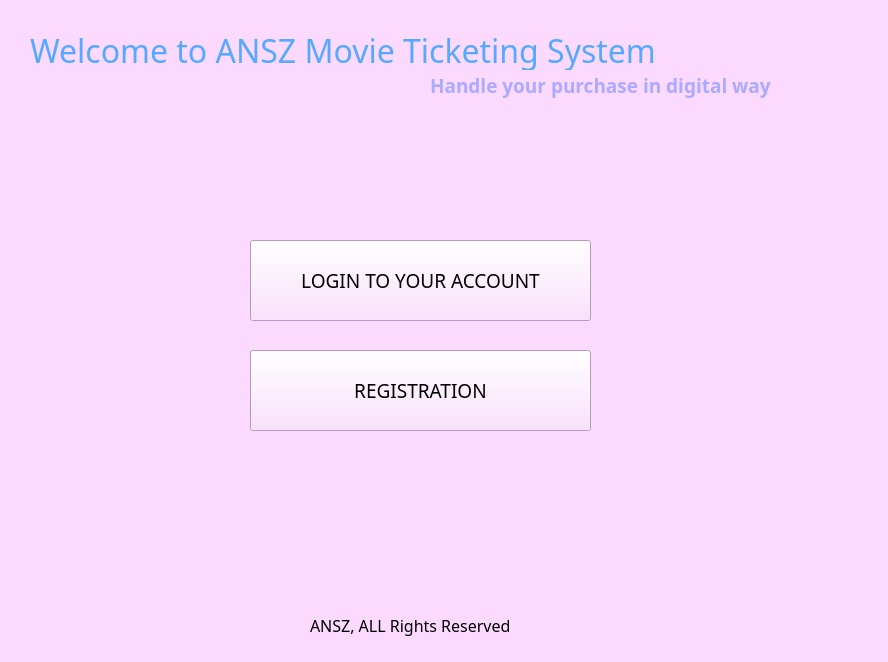
<?xml version="1.0" encoding="UTF-8"?>
<ui version="4.0">
 <class>home_window</class>
 <widget class="QMainWindow" name="home_window">
  <property name="geometry">
   <rect>
    <x>0</x>
    <y>0</y>
    <width>888</width>
    <height>662</height>
   </rect>
  </property>
  <property name="windowTitle">
   <string>MainWindow</string>
  </property>
  <property name="styleSheet">
   <string notr="true">background-color:rgb(252, 217, 255)</string>
  </property>
  <widget class="QWidget" name="centralwidget">
   <widget class="QLabel" name="label">
    <property name="geometry">
     <rect>
      <x>30</x>
      <y>30</y>
      <width>831</width>
      <height>41</height>
     </rect>
    </property>
    <property name="font">
     <font>
      <family>Poppins</family>
      <pointsize>24</pointsize>
     </font>
    </property>
    <property name="styleSheet">
     <string notr="true">color:rgb(85, 170, 255)</string>
    </property>
    <property name="text">
     <string>Welcome to ANSZ Movie Ticketing System</string>
    </property>
   </widget>
   <widget class="QLabel" name="label_2">
    <property name="geometry">
     <rect>
      <x>430</x>
      <y>70</y>
      <width>431</width>
      <height>31</height>
     </rect>
    </property>
    <property name="font">
     <font>
      <family>Poppins</family>
      <pointsize>14</pointsize>
      <weight>75</weight>
      <bold>true</bold>
     </font>
    </property>
    <property name="styleSheet">
     <string notr="true">color:rgb(170, 170, 255)</string>
    </property>
    <property name="text">
     <string>Handle your purchase in digital way</string>
    </property>
   </widget>
   <widget class="QPushButton" name="pushButton">
    <property name="geometry">
     <rect>
      <x>250</x>
      <y>240</y>
      <width>341</width>
      <height>81</height>
     </rect>
    </property>
    <property name="font">
     <font>
      <family>Poppins</family>
      <pointsize>14</pointsize>
     </font>
    </property>
    <property name="text">
     <string>LOGIN TO YOUR ACCOUNT</string>
    </property>
   </widget>
   <widget class="QPushButton" name="pushButton_2">
    <property name="geometry">
     <rect>
      <x>250</x>
      <y>350</y>
      <width>341</width>
      <height>81</height>
     </rect>
    </property>
    <property name="font">
     <font>
      <family>Poppins</family>
      <pointsize>14</pointsize>
     </font>
    </property>
    <property name="text">
     <string>REGISTRATION</string>
    </property>
   </widget>
   <widget class="QLabel" name="label_3">
    <property name="geometry">
     <rect>
      <x>310</x>
      <y>610</y>
      <width>261</width>
      <height>31</height>
     </rect>
    </property>
    <property name="font">
     <font>
      <family>Poppins</family>
      <pointsize>12</pointsize>
     </font>
    </property>
    <property name="text">
     <string>ANSZ, ALL Rights Reserved</string>
    </property>
   </widget>
  </widget>
  <widget class="QStatusBar" name="statusbar"/>
 </widget>
 <resources/>
 <connections/>
</ui>
